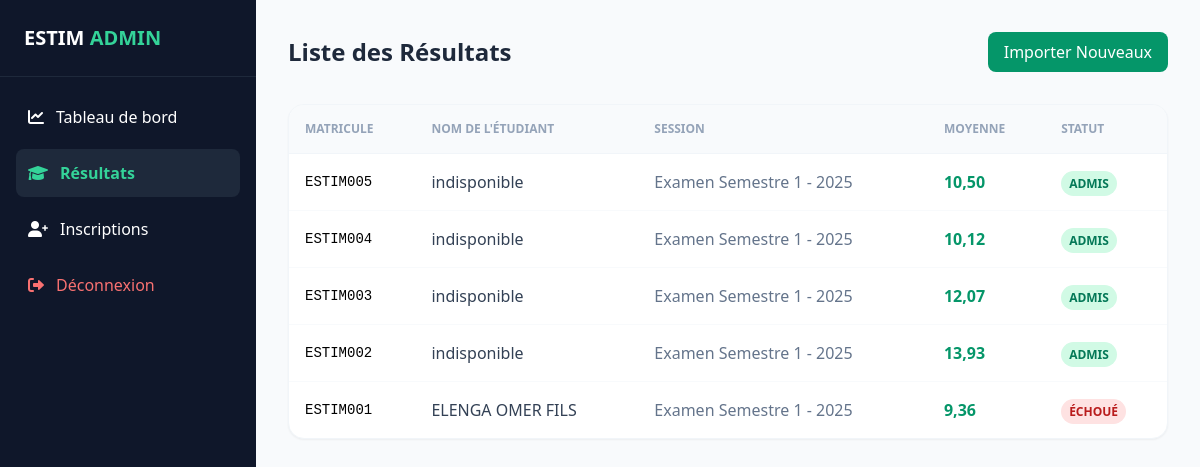
Before: /api/dashboard/results/ (signed in) with the older database file.
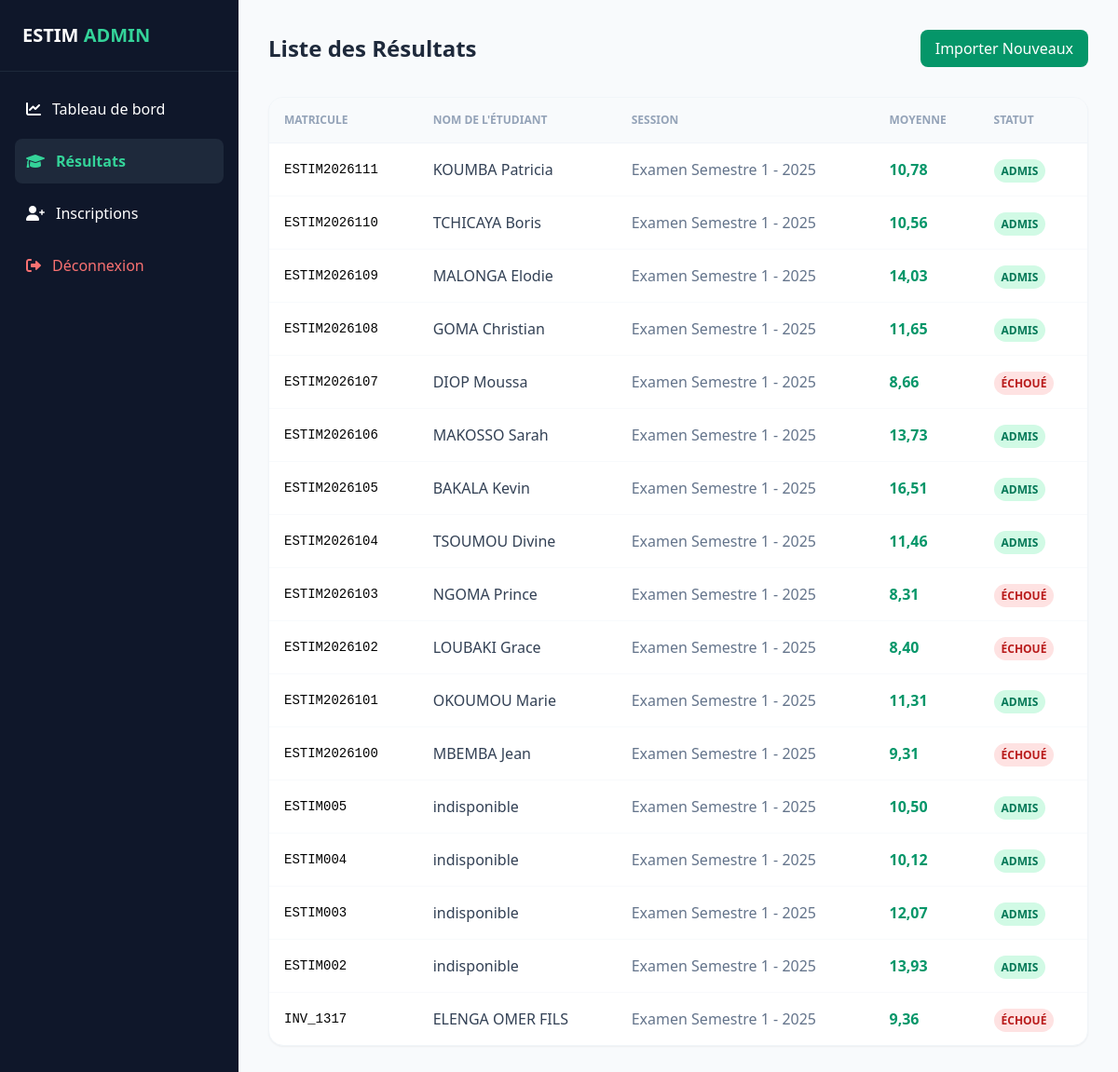
After: the same page with the newer database file.
### campus/models.py (models this page shows, shortened)
class Resultat(models.Model):
    session = models.ForeignKey(
        SessionExamen, on_delete=models.CASCADE, related_name="resultats", null=True
    )
    matricule = models.CharField(max_length=50)
    nom_etudiant = models.CharField(max_length=200)
    moyenne = models.DecimalField(max_digits=4, decimal_places=2)
    admis = models.BooleanField(default=False)
    details_notes = models.JSONField(default=dict)  # {"Maths": 15, "Physique": 12}
    created_at = models.DateTimeField(auto_now_add=True)
    class Meta:
        unique_together = ("matricule", "session")

class SessionExamen(models.Model):
    nom = models.CharField(max_length=200, unique=True)
    is_active = models.BooleanField(default=True)
    results_available = models.BooleanField(default=True)
    created_at = models.DateTimeField(auto_now_add=True)

### campus/dashboard_views.py (the view)
# urls.py: path('dashboard/results/', dashboard_results, name='dashboard_results'),
@login_required
@user_passes_test(is_admin)
def dashboard_results(request):
    results = Resultat.objects.all().order_by('-created_at')[:100]
    return render(request, 'dashboard/results.html', {'results': results})

### campus/dashboard_views.py (called while the page is built)
def is_admin(user):
    return user.is_authenticated and user.is_staff

### campus/templates/dashboard/results.html (shortened to what this page needs)
<!DOCTYPE html>
<html lang="fr">
<head>
    <script src="https://cdn.tailwindcss.com"></script>
    <link href="https://cdnjs.cloudflare.com/ajax/libs/font-awesome/6.0.0/css/all.min.css" rel="stylesheet">
</head>
<body class="bg-slate-50 flex min-h-screen">
    <aside class="w-64 bg-slate-900 text-white flex flex-col">
        <div class="p-6 border-b border-slate-800"><h1 class="text-xl font-bold">ESTIM <span class="text-emerald-400">ADMIN</span></h1></div>
        <nav class="flex-1 p-4 space-y-2">
            <a href="/api/dashboard/" class="flex items-center space-x-3 p-3 hover:bg-slate-800 rounded-lg transition">
                <i class="fas fa-chart-line"></i><span>Tableau de bord</span>
            </a>
            <a href="/api/dashboard/results/" class="flex items-center space-x-3 p-3 bg-slate-800 rounded-lg text-emerald-400 font-bold">
                <i class="fas fa-graduation-cap"></i><span>Résultats</span>
            </a>
            <a href="/api/dashboard/inscriptions/" class="flex items-center space-x-3 p-3 hover:bg-slate-800 rounded-lg transition">
                <i class="fas fa-user-plus"></i><span>Inscriptions</span>
            </a>
            <a href="/admin/logout/" class="flex items-center space-x-3 p-3 hover:bg-red-900/20 text-red-400 rounded-lg transition mt-8">
                <i class="fas fa-sign-out-alt"></i><span>Déconnexion</span>
            </a>
        </nav>
    </aside>
    <main class="flex-1 p-8">
        <header class="mb-8 flex justify-between items-center">
            <h2 class="text-2xl font-bold text-slate-800">Liste des Résultats</h2>
            <a href="/api/dashboard/" class="bg-emerald-600 text-white px-4 py-2 rounded-lg hover:bg-emerald-700 transition">Importer Nouveaux</a>
        </header>
        <div class="bg-white rounded-2xl shadow-sm border border-slate-100 overflow-hidden">
            <table class="w-full text-left border-collapse">
                <thead class="bg-slate-50 border-b border-slate-100">
                    <tr>
                        <th class="p-4 text-xs font-bold text-slate-400 uppercase">Matricule</th>
                        <th class="p-4 text-xs font-bold text-slate-400 uppercase">Nom de l'étudiant</th>
                        <th class="p-4 text-xs font-bold text-slate-400 uppercase">Session</th>
                        <th class="p-4 text-xs font-bold text-slate-400 uppercase">Moyenne</th>
                        <th class="p-4 text-xs font-bold text-slate-400 uppercase">Statut</th>
                    </tr>
                </thead>
                <tbody class="divide-y divide-slate-50">
                    {% for res in results %}
                    <tr class="hover:bg-slate-50/50 transition">
                        <td class="p-4 font-mono text-sm">{{ res.matricule }}</td>
                        <td class="p-4 font-medium text-slate-700">{{ res.nom_etudiant }}</td>
                        <td class="p-4 text-slate-500">{{ res.session.nom }}</td>
                        <td class="p-4 font-bold text-emerald-600">{{ res.moyenne }}</td>
                        <td class="p-4">
                            {% if res.admis %}
                            <span class="px-2 py-1 bg-emerald-100 text-emerald-700 rounded-full text-xs font-bold">ADMIS</span>
                            {% else %}
                            <span class="px-2 py-1 bg-red-100 text-red-700 rounded-full text-xs font-bold">ÉCHOUÉ</span>
                            {% endif %}
                        </td>
                    </tr>
                    {% endfor %}
                </tbody>
            </table>
        </div>
    </main>
</body>
</html>

Changed rows visible on the page:
added Resultat: matricule "ESTIM2026111", nom_etudiant "KOUMBA Patricia", session.nom "Examen Semestre 1 - 2025", moyenne "10,78", admis "ADMIS"
added Resultat: matricule "ESTIM2026110", nom_etudiant "TCHICAYA Boris", session.nom "Examen Semestre 1 - 2025", moyenne "10,56", admis "ADMIS"
added Resultat: matricule "ESTIM2026109", nom_etudiant "MALONGA Elodie", session.nom "Examen Semestre 1 - 2025", moyenne "14,03", admis "ADMIS"
added Resultat: matricule "ESTIM2026108", nom_etudiant "GOMA Christian", session.nom "Examen Semestre 1 - 2025", moyenne "11,65", admis "ADMIS"
added Resultat: matricule "ESTIM2026107", nom_etudiant "DIOP Moussa", session.nom "Examen Semestre 1 - 2025", moyenne "8,66", admis "ÉCHOUÉ"
added Resultat: matricule "ESTIM2026106", nom_etudiant "MAKOSSO Sarah", session.nom "Examen Semestre 1 - 2025", moyenne "13,73", admis "ADMIS"
added Resultat: matricule "ESTIM2026105", nom_etudiant "BAKALA Kevin", session.nom "Examen Semestre 1 - 2025", moyenne "16,51", admis "ADMIS"
added Resultat: matricule "ESTIM2026104", nom_etudiant "TSOUMOU Divine", session.nom "Examen Semestre 1 - 2025", moyenne "11,46", admis "ADMIS"
added Resultat: matricule "ESTIM2026103", nom_etudiant "NGOMA Prince", session.nom "Examen Semestre 1 - 2025", moyenne "8,31", admis "ÉCHOUÉ"
added Resultat: matricule "ESTIM2026102", nom_etudiant "LOUBAKI Grace", session.nom "Examen Semestre 1 - 2025", moyenne "8,40", admis "ÉCHOUÉ"
added Resultat: matricule "ESTIM2026101", nom_etudiant "OKOUMOU Marie", session.nom "Examen Semestre 1 - 2025", moyenne "11,31", admis "ADMIS"
added Resultat: matricule "ESTIM2026100", nom_etudiant "MBEMBA Jean", session.nom "Examen Semestre 1 - 2025", moyenne "9,31", admis "ÉCHOUÉ"
changed Resultat "ELENGA OMER FILS": matricule "ESTIM001" → "INV_1317"
